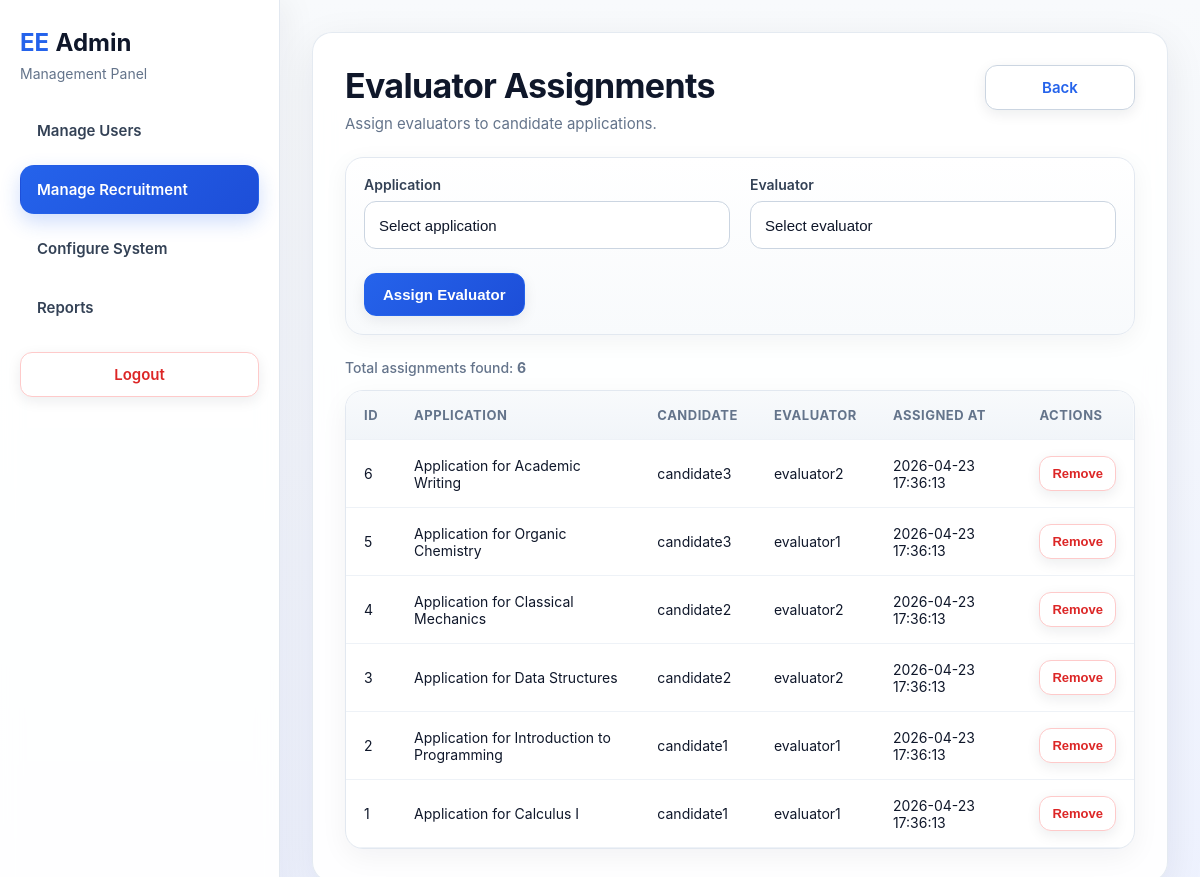
Screenshot of /modules/admin.php?page=evaluator_assignments (signed in) with the database file from the repository.
### tables this page shows
CREATE TABLE application_evaluators (
                                        id              INT AUTO_INCREMENT PRIMARY KEY,
                                        application_id  INT NOT NULL,
                                        evaluator_id    INT NOT NULL,
                                        assigned_at     TIMESTAMP DEFAULT CURRENT_TIMESTAMP,
                                        FOREIGN KEY (application_id) REFERENCES applications(id) ON DELETE CASCADE,
                                        FOREIGN KEY (evaluator_id) REFERENCES users(id) ON DELETE CASCADE
);

CREATE TABLE applications (
    id                  INT AUTO_INCREMENT PRIMARY KEY,
    user_id             INT NOT NULL,
    course_id           INT NOT NULL,
    period_id           INT NOT NULL,

    title               VARCHAR(150) NOT NULL,
    status              ENUM('draft', 'submitted', 'under_review', 'approved', 'rejected') NOT NULL DEFAULT 'draft',

    cover_letter        TEXT NULL,
    qualifications      TEXT NULL,

    cv_file_path        VARCHAR(255) NULL,
    cv_original_name    VARCHAR(255) NULL,

    created_at          TIMESTAMP DEFAULT CURRENT_TIMESTAMP,
    updated_at          TIMESTAMP DEFAULT CURRENT_TIMESTAMP ON UPDATE CURRENT_TIMESTAMP,

    FOREIGN KEY (user_id) REFERENCES users(id) ON DELETE CASCADE,
    FOREIGN KEY (course_id) REFERENCES courses(id) ON DELETE CASCADE,
    FOREIGN KEY (period_id) REFERENCES recruitment_periods(id) ON DELETE CASCADE
);

CREATE TABLE users (
                       id            INT AUTO_INCREMENT PRIMARY KEY,
                       username      VARCHAR(50)  NOT NULL UNIQUE,
                       email         VARCHAR(100) NOT NULL UNIQUE,
                       password_hash VARCHAR(255) NOT NULL,
                       role          ENUM('admin', 'candidate', 'evaluator', 'hr', 'ee') NOT NULL DEFAULT 'candidate',
                       is_active     TINYINT(1) NOT NULL DEFAULT 1,
                       created_at    TIMESTAMP DEFAULT CURRENT_TIMESTAMP
);

### modules/admin/pages/evaluator_assignments.php (the view, shortened to what this page needs)
<?php
require_once __DIR__ . '/../../../includes/db.php';
$stmt = $pdo->query("
    SELECT
        ae.id,
        a.title AS application_title,
        u.username AS candidate_name,
        e.username AS evaluator_name,
        ae.assigned_at
    FROM application_evaluators ae
    INNER JOIN applications a ON ae.application_id = a.id
    INNER JOIN users u ON a.user_id = u.id
    INNER JOIN users e ON ae.evaluator_id = e.id
    ORDER BY ae.id DESC
");
$assignments = $stmt->fetchAll(PDO::FETCH_ASSOC);
?>
<section class="page-card list-card">
    <div class="list-header">
        <div>
            <h1 class="page-title">Evaluator Assignments</h1>
            <p class="page-subtitle">Assign evaluators to candidate applications.</p>
        </div>
        <div class="list-actions">
            <a href="admin.php?page=recruitment" class="btn btn-secondary">Back</a>
        </div>
    </div>
    <section class="search-card">
        <form method="POST" action="admin.php?page=evaluator_assignments" class="admin-form js-validate-form" novalidate>
            <div class="form-group">
                <label for="application_id">Application</label>
                <select id="application_id" name="application_id" class="admin-select" required>
                    <option value="">Select application</option>
                </select>
            </div>
            <div class="form-group">
                <label for="evaluator_id">Evaluator</label>
                <select id="evaluator_id" name="evaluator_id" class="admin-select" required>
                    <option value="">Select evaluator</option>
                </select>
            </div>
            <div class="form-actions">
                <button type="submit" name="create_assignment" class="btn btn-primary">Assign Evaluator</button>
            </div>
        </form>
    </section>
    <div class="results-meta">
        Total assignments found: <strong><?= count($assignments); ?></strong>
    </div>
    <div class="table-card">
        <div class="table-wrapper">
            <table>
                <thead>
                <tr>
                    <th>ID</th>
                    <th>Application</th>
                    <th>Candidate</th>
                    <th>Evaluator</th>
                    <th>Assigned At</th>
                    <th>Actions</th>
                </tr>
                </thead>
                <tbody>
                <?php if (empty($assignments)): ?>
                    <tr>
                        <td colspan="6" class="empty-state">No assignments found.</td>
                    </tr>
                <?php else: ?>
                    <?php foreach ($assignments as $assignment): ?>
                        <tr>
                            <td><?= (int) $assignment['id']; ?></td>
                            <td><?= htmlspecialchars($assignment['application_title']); ?></td>
                            <td><?= htmlspecialchars($assignment['candidate_name']); ?></td>
                            <td><?= htmlspecialchars($assignment['evaluator_name']); ?></td>
                            <td><?= htmlspecialchars($assignment['assigned_at']); ?></td>
                            <td>
                                <div class="table-actions">
                                    <form method="POST" action="admin.php?page=evaluator_assignments" class="inline-form">
                                        <button type="button" class="btn btn-danger btn-sm-custom js-delete-button">Remove</button>
                                    </form>
                                </div>
                            </td>
                        </tr>
                    <?php endforeach; ?>
                <?php endif; ?>
                </tbody>
            </table>
        </div>
    </div>
</section>

### assets/css/style.css (style rules this page uses)
* { margin: 0; padding: 0; box-sizing: border-box; }
body { font-family: "Inter", "Segoe UI", Arial, Helvetica, sans-serif; background: linear-gradient(180deg, #f8fafc 0%, #eef2ff 100%); color: #1f2937; min-height: 100vh; }
a { text-decoration: none; color: inherit; }
.page-card { background: rgba(255, 255, 255, 0.9); border: 1px solid rgba(226, 232, 240, 0.9); border-radius: 20px; box-shadow: 0 12px 40px rgba(15, 23, 42, 0.08); backdrop-filter: blur(10px); }
.page-title { font-size: 34px; font-weight: 700; color: #0f172a; margin-bottom: 8px; letter-spacing: -0.02em; }
.page-subtitle { color: #64748b; font-size: 15px; }
.btn { display: inline-flex; align-items: center; justify-content: center; min-width: 150px; padding: 12px 18px; border-radius: 12px; border: 1px solid transparent; font-size: 15px; font-weight: 600; cursor: pointer; transition: all 0.2s ease; box-shadow: 0 4px 14px rgba(15, 23, 42, 0.08); }
.btn-primary { background: linear-gradient(135deg, #2563eb 0%, #1d4ed8 100%); color: #ffffff; border-color: #2563eb; }
.btn-secondary { background-color: #ffffff; color: #2563eb; border-color: #cbd5e1; }
.btn-danger { background-color: #ffffff; color: #dc2626; border-color: #fecaca; }

### assets/css/admin.css (style rules this page uses)
.admin-form { display: grid; gap: 18px; }
.admin-select { width: 100%; padding: 14px 14px; border: 1px solid #cbd5e1; border-radius: 12px; font-size: 15px; color: #0f172a; background: #ffffff; outline: none; transition: all 0.2s ease; }
.table-actions { display: flex; gap: 8px; flex-wrap: wrap; }
.inline-form { display: inline; }
.btn-sm-custom { min-width: auto; padding: 9px 12px; font-size: 13px; }
.admin-form { display: grid; grid-template-columns: repeat(2, minmax(0, 1fr)); gap: 20px; }
.admin-form .form-group { margin-bottom: 0; }
.admin-form .form-group label { display: block; font-size: 14px; font-weight: 600; color: #334155; margin-bottom: 8px; }
.admin-form .form-group input, .admin-form .form-group select, .admin-select { width: 100%; min-height: 48px; padding: 12px 14px; border: 1px solid #cbd5e1; border-radius: 12px; font-size: 15px; color: #0f172a; background: #ffffff; outline: none; transition: all 0.2s ease; appearance: none; }
.form-actions { grid-column: 1 / -1; display: flex; gap: 12px; flex-wrap: wrap; margin-top: 4px; }

### assets/css/list.css (style rules this page uses)
.list-card { padding: 32px; }
.list-header { display: flex; justify-content: space-between; align-items: flex-start; gap: 20px; flex-wrap: wrap; margin-bottom: 24px; }
.list-actions { display: flex; gap: 12px; flex-wrap: wrap; }
.search-card { background: linear-gradient(180deg, #ffffff 0%, #f8fafc 100%); border: 1px solid #e2e8f0; border-radius: 18px; padding: 18px; margin-bottom: 24px; box-shadow: 0 6px 24px rgba(15, 23, 42, 0.05); }
.results-meta { margin-bottom: 14px; color: #64748b; font-size: 14px; font-weight: 500; }
.table-card { border: 1px solid #e2e8f0; border-radius: 18px; overflow: hidden; background: #ffffff; box-shadow: 0 8px 28px rgba(15, 23, 42, 0.05); }
.table-wrapper { overflow-x: auto; }
table { width: 100%; border-collapse: collapse; }
thead { background: linear-gradient(180deg, #f8fafc 0%, #f1f5f9 100%); }
th, td { text-align: left; padding: 16px 18px; border-bottom: 1px solid #eef2f7; font-size: 14px; }
th { font-size: 13px; text-transform: uppercase; letter-spacing: 0.04em; color: #64748b; font-weight: 700; }
td { color: #0f172a; }

### rows the page displays
application_evaluators: id "6", application.title "Application for Academic Writing", users.username "candidate3", evaluator.username "evaluator2", assigned_at "2026-04-23 17:36:13"
application_evaluators: id "5", application.title "Application for Organic Chemistry", users.username "candidate3", evaluator.username "evaluator1", assigned_at "2026-04-23 17:36:13"
application_evaluators: id "4", application.title "Application for Classical Mechanics", users.username "candidate2", evaluator.username "evaluator2", assigned_at "2026-04-23 17:36:13"
application_evaluators: id "3", application.title "Application for Data Structures", users.username "candidate2", evaluator.username "evaluator2", assigned_at "2026-04-23 17:36:13"
application_evaluators: id "2", application.title "Application for Introduction to Programming", users.username "candidate1", evaluator.username "evaluator1", assigned_at "2026-04-23 17:36:13"
application_evaluators: id "1", application.title "Application for Calculus I", users.username "candidate1", evaluator.username "evaluator1", assigned_at "2026-04-23 17:36:13"

### other values shown
count($assignments) "6"
